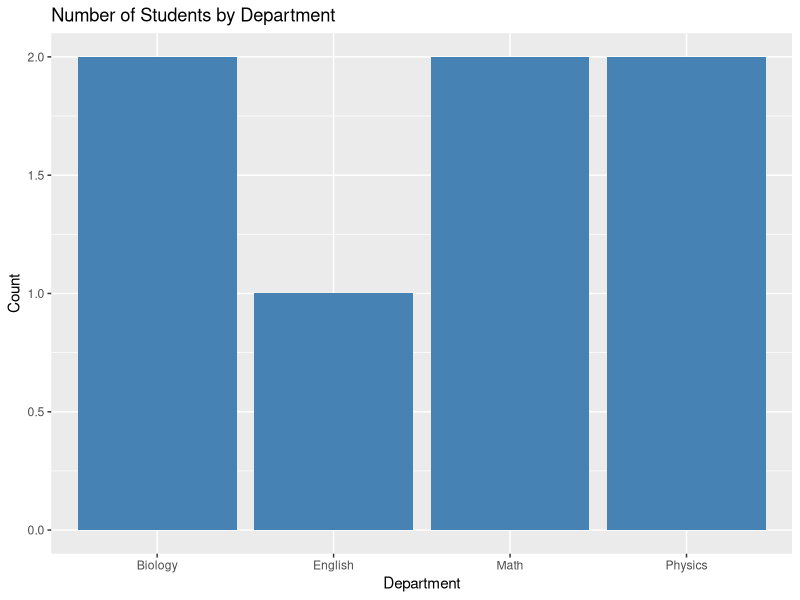
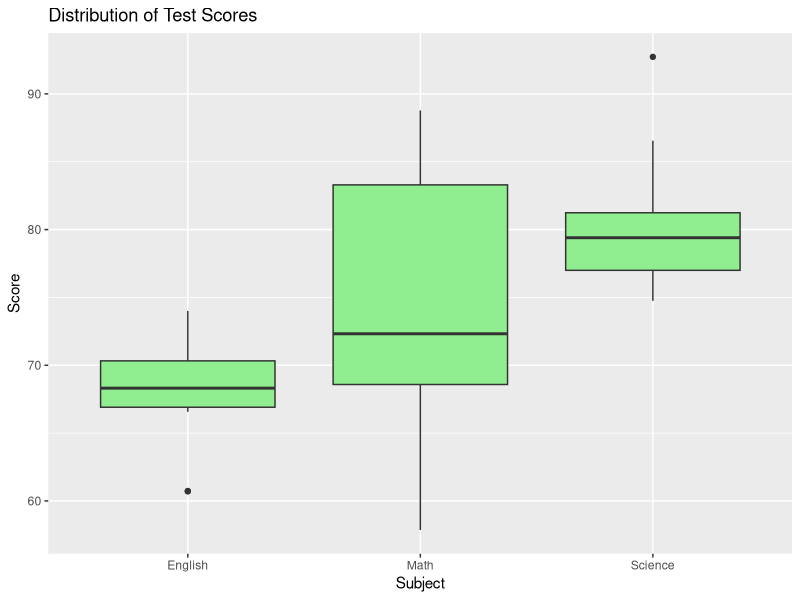
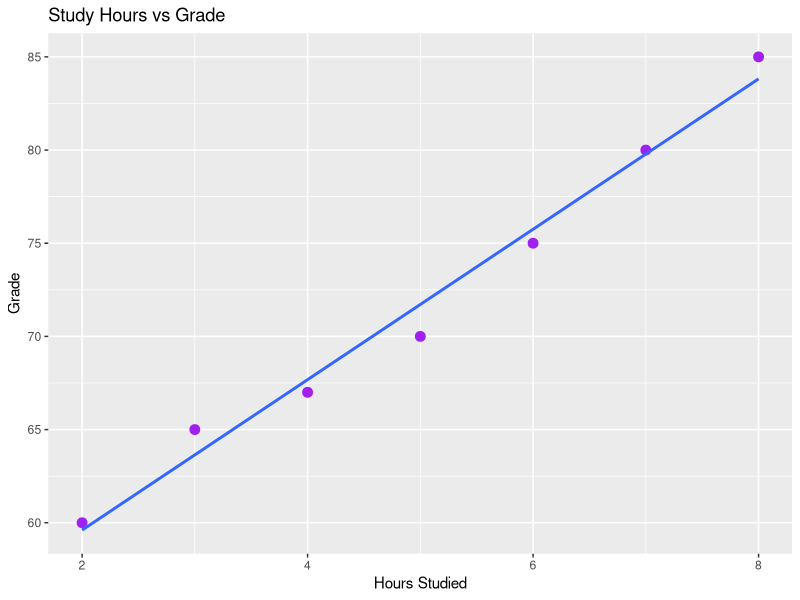
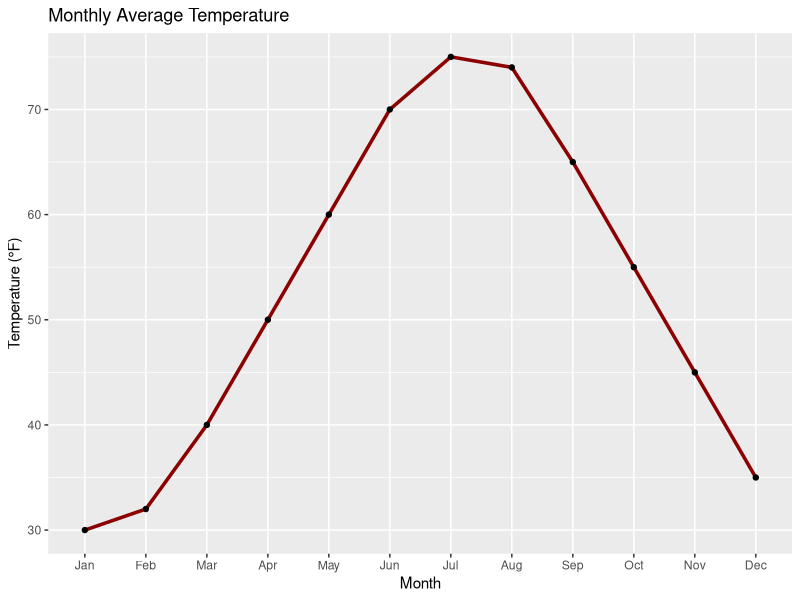
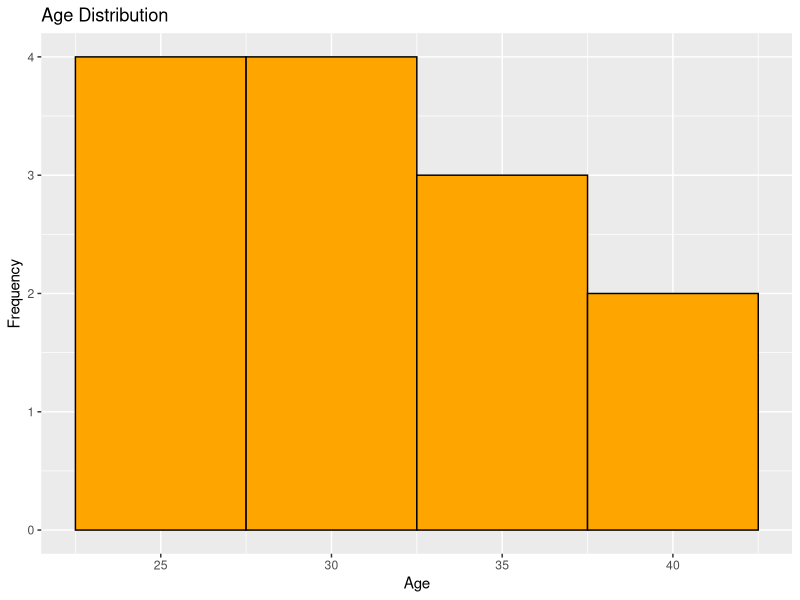
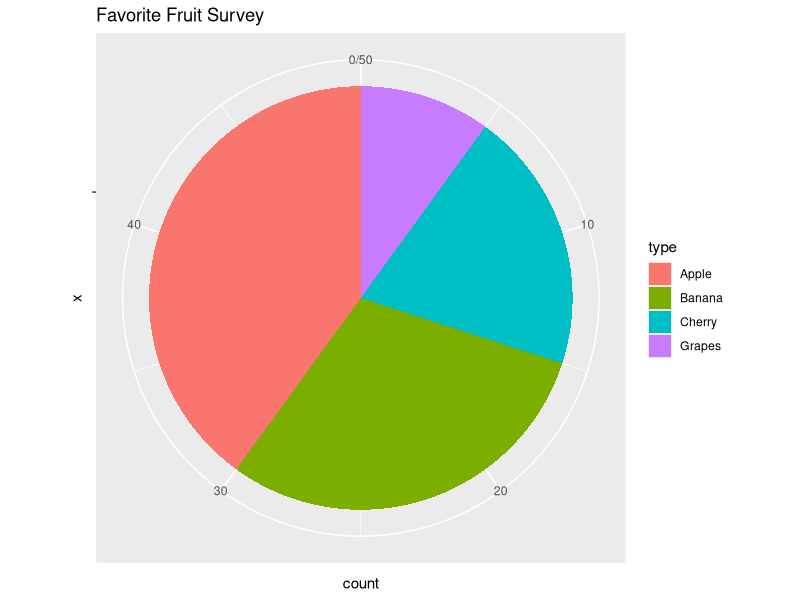

R code for these plots, in order:
##Bar Chart

library(ggplot2)
# Bar Chart: Number of Students by Department
students <- data.frame(
  department = c("Math", "Biology", "Physics", "English", "Biology", "Math", "Physics")
)

# Plot: Counts how many students are in each department
ggplot(students, aes(x = department)) +
  geom_bar(fill = "steelblue") +
  labs(title = "Number of Students by Department", x = "Department", y = "Count")

##Box Plot
# Box Plot: Test scores by subject
scores <- data.frame(
  subject = rep(c("Math", "English", "Science"), each = 10),
  score = c(rnorm(10, 75, 10), rnorm(10, 70, 8), rnorm(10, 80, 5))
)

# Plot: Shows distribution, median, and outliers of scores by subject
ggplot(scores, aes(x = subject, y = score)) +
  geom_boxplot(fill = "lightgreen") +
  labs(title = "Distribution of Test Scores", x = "Subject", y = "Score")

##Scatter Plot
# Scatter Plot: Study hours vs grade
study_data <- data.frame(
  hours_studied = c(2, 3, 4, 5, 6, 7, 8),
  grade = c(60, 65, 67, 70, 75, 80, 85)
)

# Plot: Visualizes the relationship between study hours and grade
ggplot(study_data, aes(x = hours_studied, y = grade)) +
  geom_point(color = "purple", size = 3) +
  geom_smooth(method = "lm", se = FALSE) +
  labs(title = "Study Hours vs Grade", x = "Hours Studied", y = "Grade")

##Line Graph
# Line Graph: Monthly average temperature
temps <- data.frame(
  month = factor(month.abb, levels = month.abb),
  temperature = c(30, 32, 40, 50, 60, 70, 75, 74, 65, 55, 45, 35)
)

# Plot: Shows how temperature changes across months
ggplot(temps, aes(x = month, y = temperature)) +
  geom_line(group = 1, color = "darkred", size = 1.2) +
  geom_point(color = "black") +
  labs(title = "Monthly Average Temperature", x = "Month", y = "Temperature (°F)")

##Histogram
# Histogram: Age distribution
ages <- data.frame(age = c(23, 25, 26, 27, 29, 30, 30, 31, 33, 35, 36, 38, 40))

# Plot: Shows how ages are distributed in bins (5-year intervals)
ggplot(ages, aes(x = age)) +
  geom_histogram(binwidth = 5, fill = "orange", color = "black") +
  labs(title = "Age Distribution", x = "Age", y = "Frequency")

##Pie Chart
# Pie Chart (simulated using bar and polar coords)
fruit <- data.frame(
  type = c("Apple", "Banana", "Cherry", "Grapes"),
  count = c(20, 15, 10, 5)
)

# Plot: Simulates a pie chart using bar chart + coord_polar
ggplot(fruit, aes(x = "", y = count, fill = type)) +
  geom_col(width = 1) +
  coord_polar(theta = "y") +
  labs(title = "Favorite Fruit Survey")

